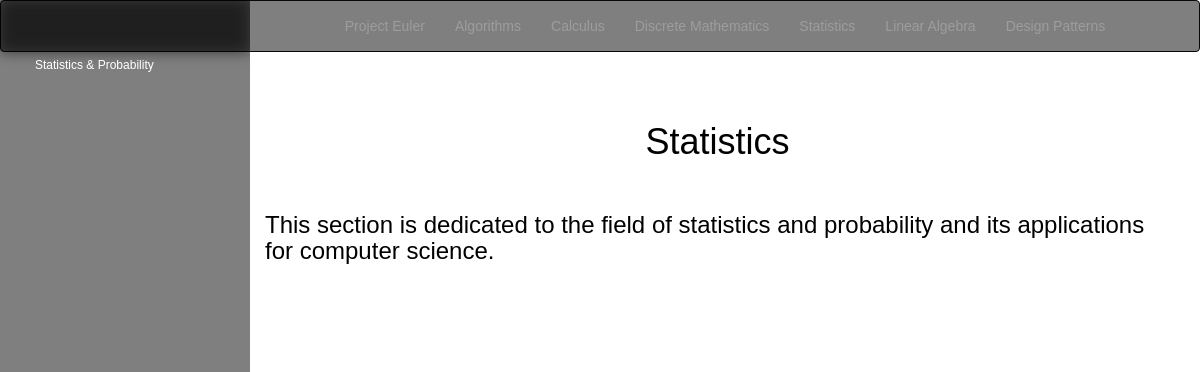
/Stats_section_page/, run on an earlier commit of the app's database.
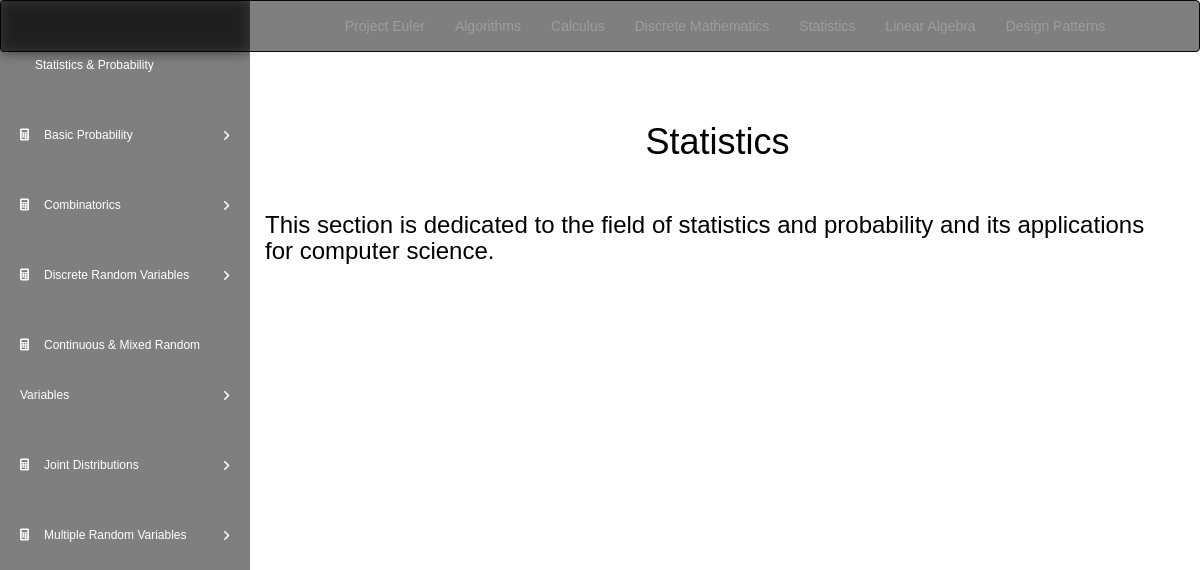
And on a later commit of the database.
### app1/models.py (models this page shows, shortened)
class StatsChapter(models.Model):
    title = models.CharField(max_length=100)

### app1/views.py (the view)
# urls.py: path("Stats_section_page/", views.Stats_section_page, name="section"),
def Stats_section_page(request):
    all_Stats_chapters = StatsChapter.objects.all()
    return render(request, 'app1/Stats_section_page.html', {'all_Stats_chapters': all_Stats_chapters})

### app1/templates/app1/Stats_section_page.html (shortened to what this page needs)
{% extends 'app1/base.html' %}
    {% block content %}
    <body id="bg" style="background-image: url('https://wallpapercave.com/wp/wp7429585.png');">
        <div class="side-bar">
            <div class="menu">
                <div class="item"><a href="#">Statistics & Probability</a></div>
                {% for chapter in all_Stats_chapters %}
                <div class="item">
                    <a class="sub-btn" href="#"><i class="fas fa-calculator"></i>{{chapter.title}}<i class="fas fa-angle-right dropdown"></i></a>
                </div>
                {% endfor %}
            </div>
        </div>
            <div class="container">
        <p>
            <h1 align="center" style="color:black">Statistics</h1><br>
                <h3 style="color:black">
                    This section is dedicated to the field of statistics and probability and its
                    applications for computer science.
                </h3>
            <br><br><br>
        </p>
    </div>
    {% endblock %}

### app1/templates/app1/base.html (shortened to what this page needs)
{% load static %}
<link rel="stylesheet" href="https://maxcdn.bootstrapcdn.com/bootstrap/3.4.1/css/bootstrap.min.css">
<link rel="stylesheet" type="text/css" href="{% static 'app1/style.css' %}">
<!DOCTYPE html>
<html lang="en" dir="ltr">
    <head>
        <link rel="stylesheet" href="https://cdnjs.cloudflare.com/ajax/libs/font-awesome/6.2.0/css/all.min.css">
    </head>
    <nav class="navbar navbar-inverse">
        <div class="container-fluid">
            <div class="collapse navbar-collapse" id="topNavBar">
                <ul class="nav navbar-nav">
                    <li class="">
                        <a href="/">
                            Project Euler
                        </a>
                    </li>
                    <li class="">
                        <a href="/Alg_section_page">
                            Algorithms
                        </a>
                    </li>
                    <li class="">
                        <a href="/Calc_section_page">
                            Calculus
                        </a>
                    </li>
                    <li class="">
                        <a href="/DM_section_page">
                            Discrete Mathematics
                        </a>
                    </li>
                    <li class="">
                        <a href="/Stats_section_page">
                            Statistics
                        </a>
                    </li>
                    <li class="">
                        <a href="/LA_section_page">
                            Linear Algebra
                        </a>
                    </li>
                    <li class="">
                        <a href="/DP_section_page">
                            Design Patterns
                        </a>
                    </li>
                </ul>
            </div>
        </div>
    </nav>
    {% block content %}
    {% endblock %}
    </body>
</html>

### app1/static/app1/style.css (style rules this page uses)
* { margin: 0; padding: 0; box-sizing: border-box; font-family: "Poppins", sans-serif; }
body { min-height: 100vjh; background-size: cover; padding-top: 52px; background-image: url('https://wallpapercave.com/wp/wp2598963.jpg'); backdrop-filter: blur(6px); }
.side-bar { min-width: 250px; max-width: 250px; height: 100vh; position: fixed; overflow-y: scroll; bottom: 0; left: 0; backdrop-filter: blur(7px); background-color: rgba(0,0,0,0.5); }
.side-bar .menu { width: 100%; margin-top: 30px; }
.side-bar .menu .item { position: relative; cursor: pointer; }
.side-bar .menu .item a { color: #fff; font-size: 12px; text-decoration: none; display: block; padding: 10px 20px; line-height: 50px; }
.side-bar .menu .item i { margin-right: 15px; }
.side-bar .menu .item a .dropdown { position: absolute; right: 0; margin: 20px; transition: 0.3s ease; }
.navbar { position: fixed; width: 100%; padding-left: 250; top: 0; background-color: rgba(0,0,0,0.5); display: flex; justify-content: space-evenly; }
.container { padding-top: 50; color: white; text-align: left; padding-left: 250; }

What changed in the data, as far as the page shows it:
added StatsChapter: title "Basic Probability"
added StatsChapter: title "Combinatorics"
added StatsChapter: title "Discrete Random Variables"
added StatsChapter: title "Continuous & Mixed Random Variables"
added StatsChapter: title "Joint Distributions"
added StatsChapter: title "Multiple Random Variables"
